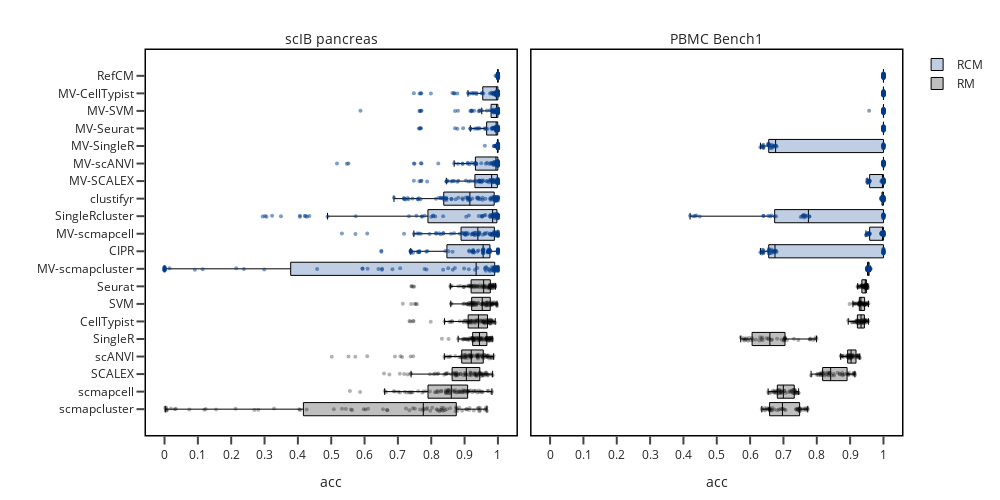

The notebook cell this image was saved under:
### Code cell
fig = plot_box_panel(df, ['scIB pancreas', 'PBMC Bench1'], horizontal=True, color_boxes=True)
fig.update_layout(height=500, width=1000)

### Figure 1 — Plotly figure (JSON) as saved in the notebook; plotly's stock layout.template omitted (floating-point values rounded to 4 significant figures; data arrays with more than 128 entries replaced by an {"elided": "..."} marker saying what was removed)
{"data": [{"alignmentgroup": "True", "boxpoints": "all", "fillcolor": "rgba(0, 60, 140, 0.25)", "hovertemplate": "mtype=RCM<br>dataset=scIB pancreas<br>acc=%{x}<br>method=%{y}<extra></extra>", "jitter": 0.35, "legendgroup": "RCM", "line": {"color": "black", "width": 1}, "marker": {"color": "rgba(0, 60, 140, 0.5)", "size": 4, "symbol": "circle"}, "name": "RCM", "notched": false, "offsetgroup": "RCM", "orientation": "h", "pointpos": 0, "showlegend": true, "type": "box", "width": 0.75, "x": {"elided": "864 float values"}, "x0": " ", "xaxis": "x", "y": {"elided": "864 str values"}, "y0": " ", "yaxis": "y"}, {"alignmentgroup": "True", "boxpoints": "all", "fillcolor": "rgba(0, 60, 140, 0.25)", "hovertemplate": "mtype=RCM<br>dataset=PBMC Bench1<br>acc=%{x}<br>method=%{y}<extra></extra>", "jitter": 0.35, "legendgroup": "RCM", "line": {"color": "black", "width": 1}, "marker": {"color": "rgba(0, 60, 140, 0.5)", "size": 4, "symbol": "circle"}, "name": "RCM", "notched": false, "offsetgroup": "RCM", "orientation": "h", "pointpos": 0, "showlegend": false, "type": "box", "width": 0.75, "x": {"elided": "504 float values"}, "x0": " ", "xaxis": "x2", "y": {"elided": "504 str values"}, "y0": " ", "yaxis": "y2"}, {"alignmentgroup": "True", "boxpoints": "all", "fillcolor": "rgba(0, 0, 0, 0.25)", "hovertemplate": "mtype=RM<br>dataset=scIB pancreas<br>acc=%{x}<br>method=%{y}<extra></extra>", "jitter": 0.35, "legendgroup": "RM", "line": {"color": "black", "width": 1}, "marker": {"color": "rgba(0, 0, 0, 0.3)", "size": 4, "symbol": "circle"}, "name": "RM", "notched": false, "offsetgroup": "RM", "orientation": "h", "pointpos": 0, "showlegend": true, "type": "box", "width": 0.75, "x": {"elided": "576 float values"}, "x0": " ", "xaxis": "x", "y": {"elided": "576 str values"}, "y0": " ", "yaxis": "y"}, {"alignmentgroup": "True", "boxpoints": "all", "fillcolor": "rgba(0, 0, 0, 0.25)", "hovertemplate": "mtype=RM<br>dataset=PBMC Bench1<br>acc=%{x}<br>method=%{y}<extra></extra>", "jitter": 0.35, "legendgroup": "RM", "line": {"color": "black", "width": 1}, "marker": {"color": "rgba(0, 0, 0, 0.3)", "size": 4, "symbol": "circle"}, "name": "RM", "notched": false, "offsetgroup": "RM", "orientation": "h", "pointpos": 0, "showlegend": false, "type": "box", "width": 0.75, "x": {"elided": "336 float values"}, "x0": " ", "xaxis": "x2", "y": {"elided": "336 str values"}, "y0": " ", "yaxis": "y2"}], "layout": {"annotations": [{"font": {"size": 14}, "showarrow": false, "text": "scIB pancreas", "x": 0.245, "xanchor": "center", "xref": "paper", "y": 1, "yanchor": "bottom", "yref": "paper"}, {"font": {"size": 14}, "showarrow": false, "text": "PBMC Bench1", "x": 0.755, "xanchor": "center", "xref": "paper", "y": 1, "yanchor": "bottom", "yref": "paper"}], "boxgap": 0.28, "boxmode": "overlay", "height": 500, "legend": {"bgcolor": "rgba(0,0,0,0)", "borderwidth": 0, "orientation": "v", "title": {"text": ""}, "tracegroupgap": 0, "x": 1.02, "xanchor": "left", "y": 1, "yanchor": "top"}, "margin": {"b": 50, "l": 120, "r": 80, "t": 50}, "showlegend": true, "width": 1000, "xaxis": {"anchor": "y", "domain": [0, 0.49], "dtick": 0.1, "linecolor": "black", "linewidth": 1.5, "mirror": true, "showgrid": false, "showline": true, "ticklen": 8, "ticks": "outside", "tickwidth": 2, "title": {"text": "acc"}, "zeroline": false}, "xaxis2": {"anchor": "y2", "domain": [0.51, 1], "dtick": 0.1, "linecolor": "black", "linewidth": 1.5, "matches": "x", "mirror": true, "showgrid": false, "showline": true, "ticklen": 8, "ticks": "outside", "tickwidth": 2, "title": {"text": "acc"}, "zeroline": false}, "yaxis": {"anchor": "x", "categoryarray": ["scmapcluster", "scmapcell", "SCALEX", "scANVI", "SingleR", "CellTypist", "SVM", "Seurat", "MV-scmapcluster", "CIPR", "MV-scmapcell", "SingleRcluster", "clustifyr", "MV-SCALEX", "MV-scANVI", "MV-SingleR", "MV-Seurat", "MV-SVM", "MV-CellTypist", "RefCM"], "categoryorder": "array", "domain": [0, 1], "linecolor": "black", "linewidth": 1.5, "mirror": true, "showgrid": false, "showline": true, "ticklen": 8, "ticks": "outside", "tickwidth": 2, "title": {"text": ""}, "zeroline": false}, "yaxis2": {"anchor": "x2", "domain": [0, 1], "linecolor": "black", "linewidth": 1.5, "matches": "y", "mirror": true, "showgrid": false, "showline": true, "showticklabels": false, "ticklen": 0, "ticks": "", "tickwidth": 2, "title": {"text": ""}, "zeroline": false}}}
